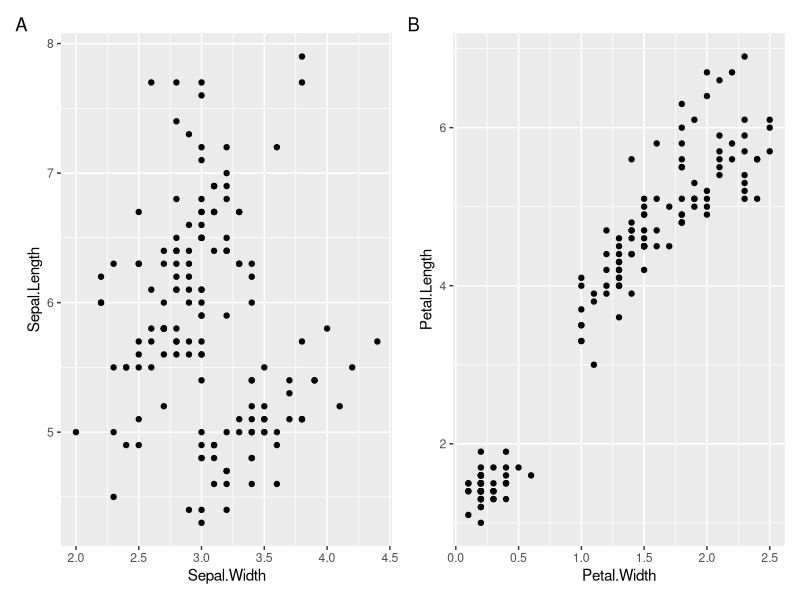
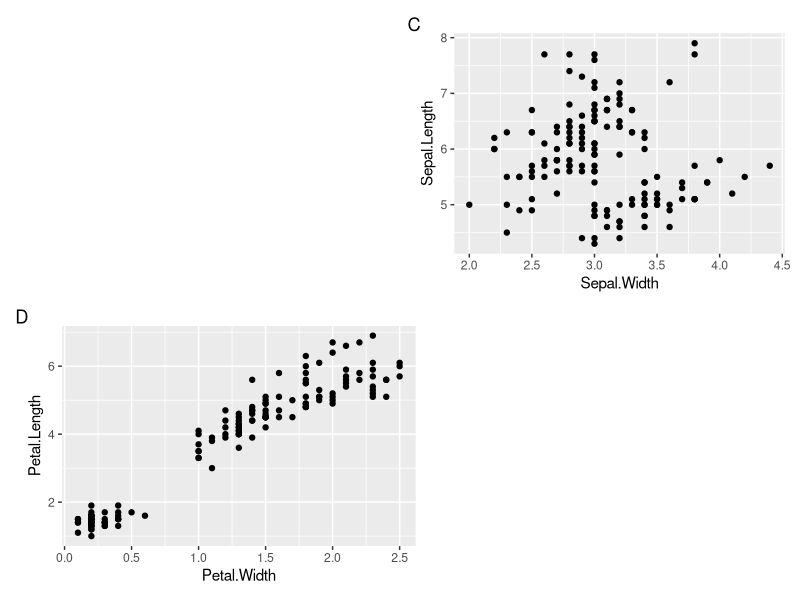

Generate these figures, in order, with R: (Note: this script raises an error after producing the figures.)
## ---- chunk 1
library(tidyverse)
library(patchwork)

knitr::opts_chunk$set(echo = TRUE)
## ---- chunk 2
ggplot(iris, aes(x = Sepal.Width, y = Sepal.Length)) +
  geom_point() -> p1

ggplot(iris, aes(x = Petal.Width, y = Petal.Length)) +
  geom_point() -> p2
## ---- chunk 3
(p1 | p2) + plot_annotation(tag_levels = 'A')
((plot_spacer() | p1) / (p2 | plot_spacer())) + plot_annotation(tag_levels = list(c('C', 'D')))

# plot_annotation(tag_levels = list(c('B', 'C', 'D', 'E', 'F', 'G'), 'A'))
list(c('B', 'C', 'D', 'E', 'F', 'G'), 'A')
list(c('B'),)
